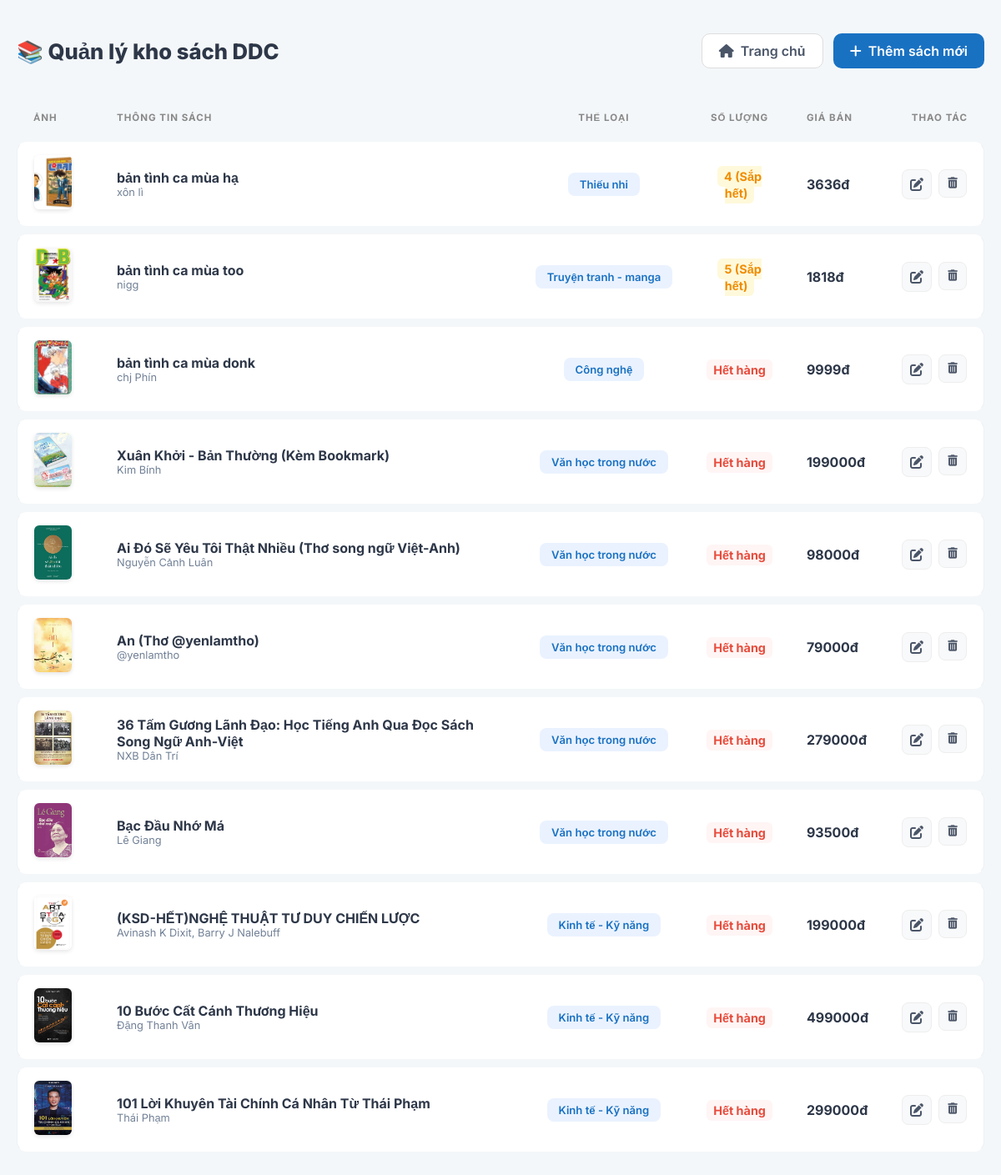
The page /staff/books/ on the database its author committed.
### app/models.py (models this page shows, shortened)
class Book(models.Model):
    title = models.CharField(max_length=200)
    author = models.CharField(max_length=100)
    price = models.DecimalField(max_digits=10, decimal_places=0)
    category = models.ForeignKey(Category, on_delete=models.SET_NULL, null=True, related_name='books')
    stock = models.IntegerField(default=0)
    release_date = models.DateField(default=timezone.now)
    wishlist = models.ManyToManyField(User, related_name="favorite_books", blank=True)
    description = models.TextField(blank=True, null=True)
    image = models.ImageField(upload_to='books/', blank=True, null=True)

class Category(models.Model):
    name = models.CharField(max_length=100)

### app/views.py (the view)
# urls.py: path('staff/books/', views.staff_book_list, name='staff_book_list'),
def staff_book_list(request):
    books = Book.objects.all()
    return render(request, 'app/staff_book_list.html', {'books': books})

### app/context_processors.py (called while the page is built)
def categories_processor(request):
    return {
        'categories': Category.objects.all()
    }

### app/templates/app/staff_book_list.html (shortened to what this page needs)
<!DOCTYPE html>
<html lang="vi">
<head>
    <link rel="stylesheet" href="https://cdnjs.cloudflare.com/ajax/libs/font-awesome/6.0.0/css/all.min.css">
</head>
<body>
    <div class="container">
        <div class="header-section">
            <h1 style="margin:0; font-size: 1.6rem; font-weight: 800;">📚 Quản lý kho sách DDC</h1>
            <div style="display: flex; gap: 12px;">
                <a href="/" class="btn btn-home"><i class="fas fa-home"></i> Trang chủ</a>
                <a href="{% url 'staff_book_insert' %}" class="btn btn-add"><i class="fas fa-plus"></i> Thêm sách mới</a>
            </div>
        </div>
        <table>
            <thead>
                <tr>
                    <th width="60">Ảnh</th>
                    <th>Thông tin sách</th>
                    <th style="text-align: center;">Thể loại</th>
                    <th style="text-align: center;">Số lượng</th>
                    <th>Giá bán</th>
                    <th style="text-align: right;">Thao tác</th>
                </tr>
            </thead>
            <tbody>
                {% for book in books %}
                <tr>
                    <td>
                        {% if book.image %}
                            <img src="{{ book.image.url }}" class="book-img">
                        {% else %}
                            <div class="book-img" style="background:#eee; display:flex; align-items:center; justify-content:center;"><i class="fas fa-image" style="color:#ccc;"></i></div>
                        {% endif %}
                    </td>
                    <td>
                        <div style="font-weight: 700; color: #2d3748;">{{ book.title }}</div>
                        <div style="font-size: 0.8rem; color: #718096;">{{ book.author }}</div>
                    </td>
                    <td style="text-align: center;">
                        <span class="category-badge">{{ book.category.name|default:"---" }}</span>
                    </td>
                    <td style="text-align: center;">
                        {% if book.stock <= 0 %}
                            <span class="stock-badge stock-out">Hết hàng</span>
                        {% elif book.stock < 10 %}
                            <span class="stock-badge stock-low">{{ book.stock }} (Sắp hết)</span>
                        {% else %}
                            <span class="stock-badge stock-ok">{{ book.stock }}</span>
                        {% endif %}
                    </td>
                    <td style="font-weight: 700;">{{ book.price }}đ</td>
                    <td>
                        <div style="display: flex; gap: 8px; justify-content: flex-end;">
                            <a href="{% url 'staff_book_update' book.id %}" class="action-btn" title="Sửa"><i class="fas fa-edit"></i></a>
                            <form action="{% url 'staff_book_delete' book.id %}" method="post" style="margin:0;">
                                <button type="submit" class="action-btn btn-delete" onclick="return confirm('Xóa sách này?')">
                                    <i class="fas fa-trash-alt"></i>
                                </button>
                            </form>
                        </div>
                    </td>
                </tr>
                {% endfor %}
            </tbody>
        </table>
    </div>
</body>
</html>

### app/templates/app/staff_book_list.html (style rules this page uses)
:root { --primary: #1971c2; --bg-body: #f4f7f9; --bg-badge: #eaf2ff; --text-badge: #1971c2; --border-color: #edf2f7; --danger: #e74c3c; --warning: #f08c00; --success: #2f9e44; }
body { font-family: 'Inter', sans-serif; background-color: var(--bg-body); margin: 0; padding: 40px 20px; color: #2d3748; }
.container { max-width: 1200px; margin: 0 auto; }
.header-section { display: flex; justify-content: space-between; align-items: center; margin-bottom: 30px; }
table { width: 100%; border-collapse: separate; border-spacing: 0 10px; }
th { padding: 12px 20px; text-transform: uppercase; font-size: 0.72rem; color: #888; letter-spacing: 1px; text-align: left; }
td { background: white; padding: 15px 20px; vertical-align: middle; border-top: 1px solid transparent; border-bottom: 1px solid transparent; }
td:first-child { border-left: 1px solid var(--border-color); border-radius: 12px 0 0 12px; }
td:last-child { border-right: 1px solid var(--border-color); border-radius: 0 12px 12px 0; }
.category-badge { display: inline-block; padding: 6px 14px; background-color: var(--bg-badge); color: var(--text-badge); font-size: 0.82rem; font-weight: 600; border-radius: 8px; white-space: nowrap; }
.stock-badge { font-weight: 700; font-size: 0.9rem; padding: 4px 8px; border-radius: 6px; }
.stock-out { color: var(--danger); background: #fff5f5; }
.stock-low { color: var(--warning); background: #fff9db; }
.book-img { width: 45px; height: 65px; object-fit: cover; border-radius: 6px; box-shadow: 0 2px 5px rgba(0,0,0,0.1); }
.btn { padding: 10px 20px; border-radius: 10px; font-weight: 600; text-decoration: none; display: inline-flex; align-items: center; gap: 8px; transition: 0.2s; border: none; cursor: pointer; }
.btn-add { background: var(--primary); color: white; }
.btn-home { background: white; color: #4a5568; border: 1px solid #ddd; }
.action-btn { width: 34px; height: 34px; display: flex; align-items: center; justify-content: center; border-radius: 8px; background: #f8f9fa; color: #4a5568; text-decoration: none; border: 1px solid #eee; }

### rows shown on the page
Book: image (picture), title "bản tình ca mùa hạ", author "xôn lì", category.name "Thiếu nhi", stock "4", price "3636"
Book: image (picture), title "bản tình ca mùa too", author "nigg", category.name "Truyện tranh - manga", stock "5", price "1818"
Book: image (picture), title "bản tình ca mùa donk", author "chj Phín", category.name "Công nghệ", stock "Hết hàng", price "9999"
Book: image (picture), title "Xuân Khởi - Bản Thường (Kèm Bookmark)", author "Kim Bính", category.name "Văn học trong nước", stock "Hết hàng", price "199000"
Book: image (picture), title "Ai Đó Sẽ Yêu Tôi Thật Nhiều (Thơ song ngữ Việt-Anh)", author "Nguyễn Cảnh Luân", category.name "Văn học trong nước", stock "Hết hàng", price "98000"
Book: image (picture), title "An (Thơ @yenlamtho)", author "@yenlamtho", category.name "Văn học trong nước", stock "Hết hàng", price "79000"
Book: image (picture), title "36 Tấm Gương Lãnh Đạo: Học Tiếng Anh Qua Đọc Sách Song Ngữ Anh-Việt", author "NXB Dân Trí", category.name "Văn học trong nước", stock "Hết hàng", price "279000"
Book: image (picture), title "Bạc Đầu Nhớ Má", author "Lê Giang", category.name "Văn học trong nước", stock "Hết hàng", price "93500"
Book: image (picture), title "(KSD-HẾT)NGHỆ THUẬT TƯ DUY CHIẾN LƯỢC", author "Avinash K Dixit, Barry J Nalebuff", category.name "Kinh tế - Kỹ năng", stock "Hết hàng", price "199000"
Book: image (picture), title "10 Bước Cất Cánh Thương Hiệu", author "Đặng Thanh Vân", category.name "Kinh tế - Kỹ năng", stock "Hết hàng", price "499000"
Book: image (picture), title "101 Lời Khuyên Tài Chính Cá Nhân Từ Thái Phạm", author "Thái Phạm", category.name "Kinh tế - Kỹ năng", stock "Hết hàng", price "299000"
